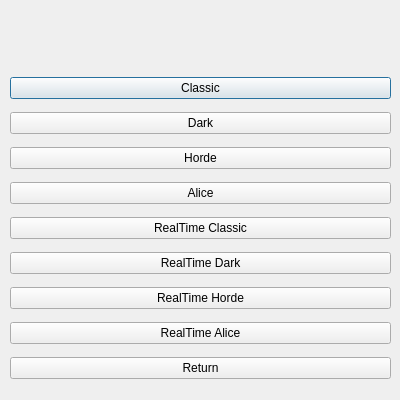
<?xml version="1.0" encoding="UTF-8"?>
<ui version="4.0">
 <class>GameChoice</class>
 <widget class="QDialog" name="GameChoice">
  <property name="geometry">
   <rect>
    <x>0</x>
    <y>0</y>
    <width>400</width>
    <height>400</height>
   </rect>
  </property>
  <property name="minimumSize">
   <size>
    <width>400</width>
    <height>400</height>
   </size>
  </property>
  <property name="maximumSize">
   <size>
    <width>400</width>
    <height>400</height>
   </size>
  </property>
  <property name="windowTitle">
   <string>Game Mode</string>
  </property>
  <property name="windowIcon">
   <iconset resource="pawnhub.qrc">
    <normaloff>:/icon/pawnhub_icon.png</normaloff>:/icon/pawnhub_icon.png</iconset>
  </property>
  <widget class="QLabel" name="label">
   <property name="geometry">
    <rect>
     <x>10</x>
     <y>15</y>
     <width>381</width>
     <height>41</height>
    </rect>
   </property>
   <property name="text">
    <string/>
   </property>
   <property name="pixmap">
    <pixmap resource="ads.qrc">:/Calvin.png</pixmap>
   </property>
   <property name="scaledContents">
    <bool>true</bool>
   </property>
  </widget>
  <widget class="QWidget" name="horizontalLayoutWidget">
   <property name="geometry">
    <rect>
     <x>10</x>
     <y>70</y>
     <width>381</width>
     <height>321</height>
    </rect>
   </property>
   <layout class="QHBoxLayout" name="horizontalLayout">
    <item>
     <layout class="QVBoxLayout" name="verticalLayout">
      <item>
       <widget class="QPushButton" name="classicPushButton">
        <property name="text">
         <string>Classic</string>
        </property>
       </widget>
      </item>
      <item>
       <widget class="QPushButton" name="darkPushButton">
        <property name="text">
         <string>Dark</string>
        </property>
       </widget>
      </item>
      <item>
       <widget class="QPushButton" name="hordePushButton">
        <property name="text">
         <string>Horde</string>
        </property>
       </widget>
      </item>
      <item>
       <widget class="QPushButton" name="alicePushButton">
        <property name="text">
         <string>Alice</string>
        </property>
       </widget>
      </item>
      <item>
       <widget class="QPushButton" name="realTimeClassicPushButton">
        <property name="text">
         <string>RealTime Classic</string>
        </property>
       </widget>
      </item>
      <item>
       <widget class="QPushButton" name="realTimeDarkPushButton">
        <property name="text">
         <string>RealTime Dark</string>
        </property>
       </widget>
      </item>
      <item>
       <widget class="QPushButton" name="realTimeHordePushButton">
        <property name="text">
         <string>RealTime Horde</string>
        </property>
       </widget>
      </item>
      <item>
       <widget class="QPushButton" name="realTimeAlicePushButton">
        <property name="text">
         <string>RealTime Alice</string>
        </property>
       </widget>
      </item>
      <item>
       <widget class="QPushButton" name="returnPushButton">
        <property name="text">
         <string>Return</string>
        </property>
       </widget>
      </item>
     </layout>
    </item>
   </layout>
  </widget>
 </widget>
 <resources>
  <include location="ads.qrc"/>
  <include location="pawnhub.qrc"/>
 </resources>
 <connections/>
</ui>
